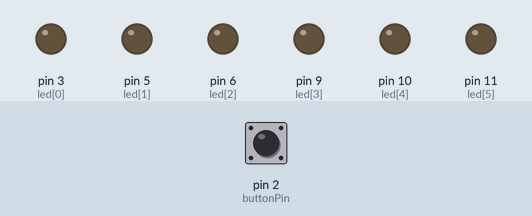
Bench run of a sketch on a simulated Arduino Uno, built with avr-gcc and run on an emulated ATmega328P. Shown: output pins drawn as LEDs (lit = HIGH). Dashed ring = blinking. Inputs (shaded band) come from the test bench; at power-on: pin 2 (buttonPin) HIGH.

Above: at 1.2 s.
1.3 s: pin 2 (buttonPin) pulled LOW for 0.15 s
At 1.7 s:
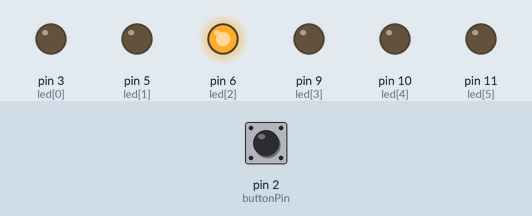
2.9 s: pin 2 (buttonPin) pulled LOW for 1 s
At 4.1 s:
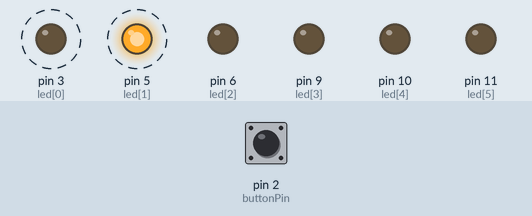
5.9 s: pin 2 (buttonPin) pulled LOW for 3.2 s
At 9.3 s:
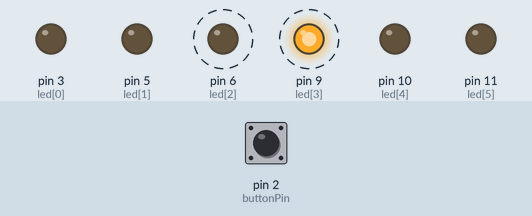
Timing chart, 0 to 10.8 s (numbered marks = the images above; inputs shaded):
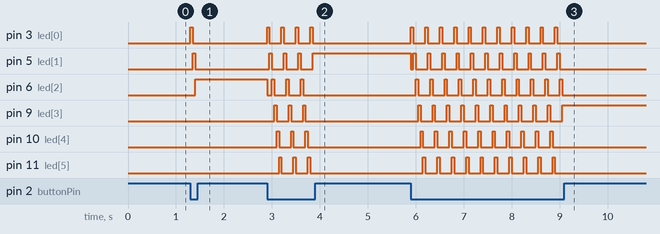

Measured:
- after the input at 1.3 s, pin 3 (led[0]): LOW → HIGH at once, → LOW 0.05 s later; pin 5 (led[1]): LOW → HIGH after 0.05 s, → LOW 0.05 s later; pin 6 (led[2]): LOW → HIGH after 0.10 s
- after the input at 2.9 s, pin 3 (led[0]): alternates HIGH for 0.05 s and LOW for 0.25 s, 8 changes in all, then stays LOW, starting at once; pin 5 (led[1]): alternates HIGH for 0.05 s and LOW for 0.25 s, 7 changes in all, then stays HIGH, starting after 0.05 s
- after the input at 5.9 s, pin 3 (led[0]): alternates HIGH for 0.05 s and LOW for 0.25 s, 22 changes in all, then stays LOW, starting at once; pin 5 (led[1]): HIGH → LOW at once, then repeats every 0.30 s: HIGH 0.05 s, LOW 0.25 s, until it stays LOW from 9.0 s

The sketch:

sketch_dec22h_LEDdis.ino
```cpp
const unsigned int led[6] = {3, 5, 6, 9, 10, 11};
const int buttonPin= 2;

void setup() {
  for(int x=0;x<=5;x++){
    pinMode(led[x], OUTPUT);
  }
  pinMode(buttonPin, INPUT_PULLUP);
}

void loop() {
  if(digitalRead(buttonPin) == LOW){
    //led 쌓임 방지
    for(int i=0; i<=5;i++){
      digitalWrite(led[i],LOW);
    }

    for(int i=0;i<=5;i++){
      digitalWrite(led[i],HIGH);
      delay(50);

    if(digitalRead(buttonPin) == HIGH){
      break;
      }
    digitalWrite(led[i],LOW);
    }

  }


}
```
